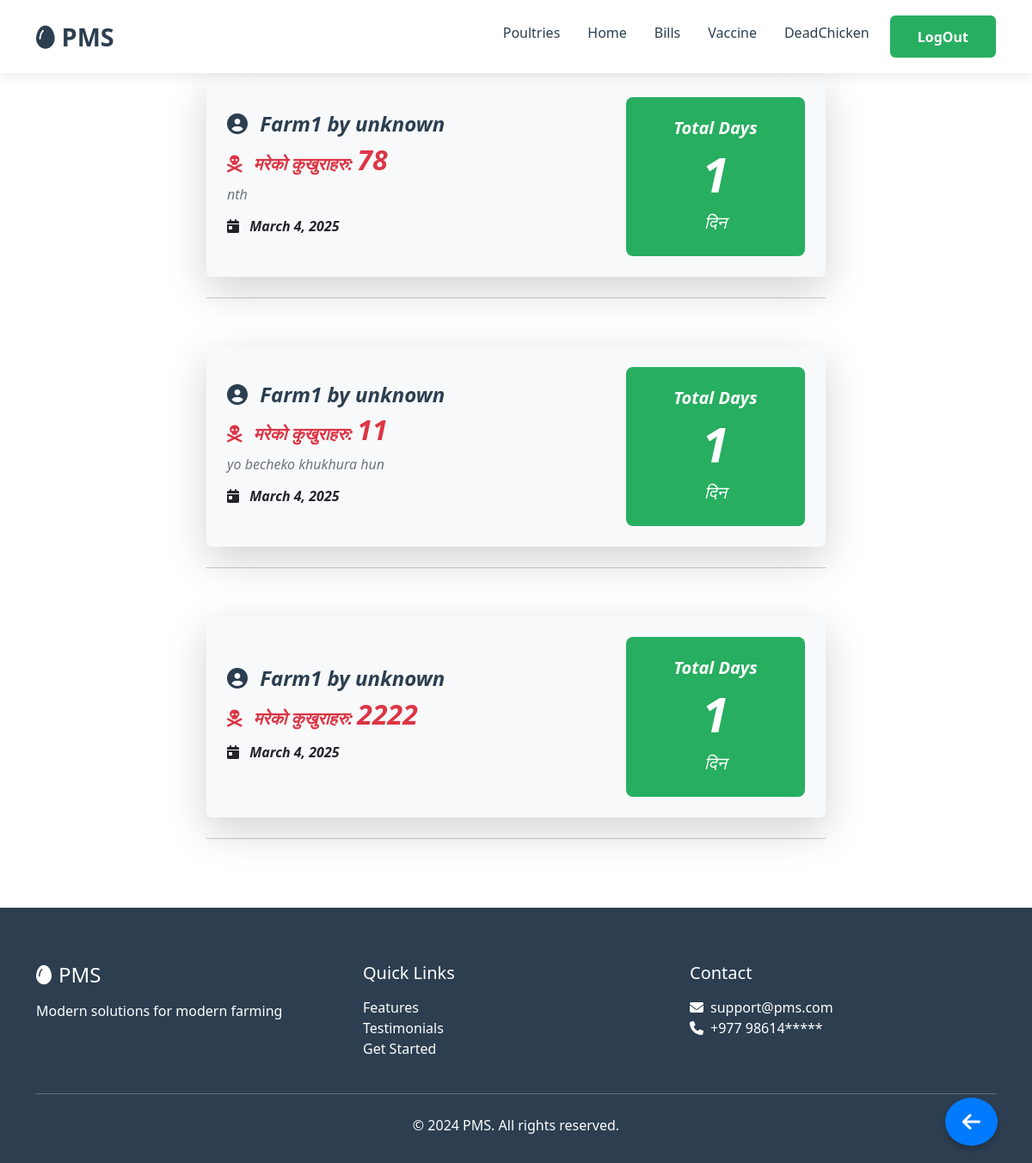
Screenshot of /userhome/mainpage/20/profile/deads/Farm1 (signed in) with the database file from the repository.
### userhome/models.py (models this page shows, shortened)
class DeadInfo(models.Model):
    poultryName = models.ForeignKey(Poultry, on_delete=models.CASCADE)
    totalDead = models.IntegerField(default=0)
    deadDate = models.DateField(auto_now_add=True)
    description = models.TextField(blank=True, null=True)
    @property
    def totalDays(self):
        return (self.deadDate - self.poultryName.startDate).days+1

class Poultry(models.Model):
    user = models.ForeignKey(User, on_delete=models.CASCADE)
    poultryName = models.CharField(max_length=20, primary_key=True)
    totalChicken = models.IntegerField()
    totalDead = models.IntegerField(default=0)
    startDate = models.DateField(auto_now_add=True)
    def __str__(self):
        return f"{self.poultryName} by {self.user}"

### userhome/views.py (the view)
# urls.py: path('mainpage/<int:user_id>/profile/deads/<str:poultryName>',views.showDeads, name='showDeads'),
@login_required
def showDeads(request, user_id, poultryName):
    if not CheckUser(request, user_id):
        return redirect('/')
    poultry = get_object_or_404(Poultry, user_id=user_id, poultryName=poultryName)
    deads = DeadInfo.objects.filter(poultryName=poultry).order_by('-deadDate')
    return render(request, 'showdeads.html', {'deads': deads,
                                              'poultryName': poultryName,
                                              'user_id': user_id})

### userhome/service.py (called while the page is built)
def CheckUser(request, user_id):
    if request.user.id != user_id:
        messages.error(request, "You are not authorized to view this page.")
        return False
    return True

### userhome/templates/showdeads.html (shortened to what this page needs)
{% extends 'Base.html' %}
{% block homelink %}/userhome/mainpage/{{user_id}}/profile/{{poultryName}}{% endblock %}
{% block ShowPoultrieslink %}/userhome/mainpage/{{user_id}}/{% endblock %}
{% block Showbillslink %}/userhome/mainpage/{{user_id}}/profile/bills/{{poultryName}}{% endblock %}
{% block Showvaccineslink %}/userhome/mainpage/{{user_id}}/profile/vaccine/{{poultryName}}{% endblock %}
{% block Showdeadlink %}#{% endblock %}
{% block mainContent%}
{%load static%}
{% load static%}
<div class="container my-5">
    {% for dead in deads %}
    <section class="category section pt-4 pb-3">
        <div class="container">
            <div class="row justify-content-center">
                <div class="col-lg-8">
                    <div class="card shadow-lg border-0 p-4 bg-light">
                        <div class="row align-items-center">
                            <div class="col-md-8">
                                <h4 class="fw-bold baseColorText">
                                    <i class="fa-solid fa-user-circle me-2"></i> {{ dead.poultryName }}
                                </h4>
                                <h5 class="text-danger fw-bold">
                                    <i class="fa-solid fa-skull-crossbones me-2"></i>
                                    मरेको कुखुराहरु: <span class="fw-bolder fs-2">{{ dead.totalDead }}</span>
                                </h5>
                                {% if dead.description %}
                                <p class="text-muted fst-italic mt-2">{{ dead.description }}</p>
                                {% endif %}
                                <h6 class="text-dark mt-3">
                                    <i class="fa-solid fa-calendar-day me-2"></i>
                                    <strong>{{ dead.deadDate }}</strong>
                                </h6>
                            </div>
                            <div class="col-md-4 text-center">
                                <div class="boxColor text-white p-4 rounded-3">
                                    <h5 class="fw-bold">Total Days</h5>
                                    <h1 class="fw-bolder display-4">{{ dead.totalDays }}</h1>
                                    <span class="fs-5">दिन</span>
                                </div>
                            </div>
                        </div>
                    </div>
                    <hr class="text-dark mt-4">
                </div>
            </div>
        </div>
    </section>
    {% endfor %}
</div>
{% endblock%}

### userhome/templates/Base.html (style rules this page uses)
.card { font-style: oblique; }

### rows the page displays
DeadInfo: poultryName "Farm1 by unknown", totalDead "78", description "nth", deadDate "March 4, 2025", totalDays "1"
DeadInfo: poultryName "Farm1 by unknown", totalDead "11", description "yo becheko khukhura hun", deadDate "March 4, 2025", totalDays "1"
DeadInfo: poultryName "Farm1 by unknown", totalDead "2222", deadDate "March 4, 2025", totalDays "1"
